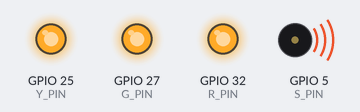
A sketch run on a simulated ESP32. Parts: output pins drawn as LEDs (lit = HIGH), buzzer (waves = sounding). Random numbers use the default seed unless the sketch sets one.

Above: at 0.3 s.
At 1.2 s:
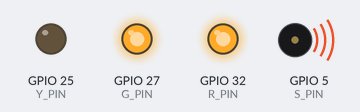
At 10.51 s:
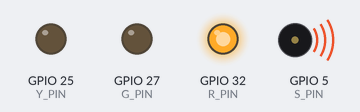
At 15.3 s:
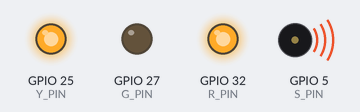
At 26.5 s:
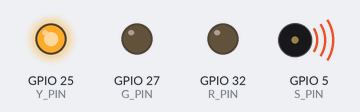
At 32.2 s:
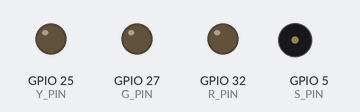
Timing chart, 0 to 40.0 s (numbered marks = the images above):
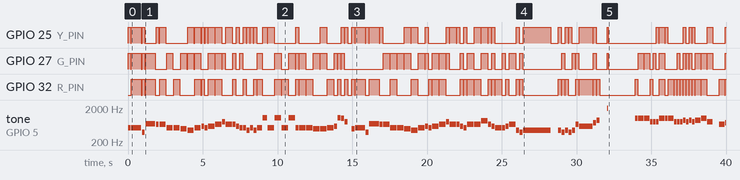

The sketch:

disco.ino
```cpp
#define NOTE_C3  131
#define NOTE_CS3 139
#define NOTE_D3  147
#define NOTE_DS3 156
#define NOTE_E3  165
#define NOTE_F3  175
#define NOTE_FS3 185
#define NOTE_G3  196
#define NOTE_GS3 208
#define NOTE_A3  220
#define NOTE_AS3 233
#define NOTE_B3  247
#define NOTE_C4  262
#define NOTE_CS4 277
#define NOTE_D4  294
#define NOTE_DS4 311
#define NOTE_E4  330
#define NOTE_F4  349
#define NOTE_FS4 370
#define NOTE_G4  392
#define NOTE_GS4 415
#define NOTE_A4  440
#define NOTE_AS4 466
#define NOTE_B4  494
#define NOTE_C5  523
#define NOTE_CS5 554
#define NOTE_D5  587
#define NOTE_DS5 622
#define NOTE_E5  659
#define NOTE_F5  698
#define NOTE_FS5 740
#define NOTE_G5  784
#define NOTE_GS5 831
#define NOTE_A5  880
#define NOTE_AS5 932
#define NOTE_B5  988
#define NOTE_C6  1047
#define NOTE_CS6 1109
#define NOTE_D6  1175
#define NOTE_DS6 1245
#define NOTE_E6  1319
#define NOTE_F6  1397
#define NOTE_FS6 1480
#define NOTE_G6  1568
#define NOTE_GS6 1661
#define NOTE_A6  1760
#define NOTE_AS6 1865
#define NOTE_B6  1976
#define NOTE_C7  2093
#define NOTE_CS7 2217
#define NOTE_D7  2349
#define NOTE_DS7 2489
#define NOTE_E7  2637
#define NOTE_F7  2794
#define NOTE_FS7 2960
#define NOTE_G7  3136
#define NOTE_GS7 3322
#define NOTE_A7  3520
#define NOTE_AS7 3729
#define NOTE_B7  3951
#define NOTE_C8  4186

int S_PIN = 5;   // Sound pin
int R_PIN = 32;  // Red LED pin
int Y_PIN = 25;  // Yellow LED pin
int G_PIN = 27;  // Green LED pin

void setup() {
  pinMode(R_PIN, OUTPUT);
  pinMode(Y_PIN, OUTPUT);
  pinMode(G_PIN, OUTPUT);
}

// Change notes to sound module (low-memory requirements, suitable for very large songs, synchronous processing)
void notesToSound(String notes, int bpm) {
  notes += " ";
  char prev = notes[0];
  String note = String(notes[0]);
  String beat = "";

  // Use a finite state automata
  for (int i = 1; i < notes.length(); i++) {
    char cur = notes[i];
    if (prev == ' ') {

      if (isDigit(cur)) {
        while (cur != ' ') {
          beat += String(cur);
          i++;
          cur = notes[i];
        }

        int sound = 0;

        if (note == "C3") {
          sound = NOTE_C3;
        }
        else if (note == "CS3") {
          sound = NOTE_CS3;
        }
        else if (note == "D3") {
          sound = NOTE_D3;
        }
        else if (note == "DS3") {
          sound = NOTE_DS3;
        }
        else if (note == "E3") {
          sound = NOTE_E3;
        }
        else if (note == "F3") {
          sound = NOTE_F3;
        }
        else if (note == "FS3") {
          sound = NOTE_FS3;
        }
        else if (note == "G3") {
          sound = NOTE_G3;
        }
        else if (note == "GS3") {
          sound = NOTE_GS3;
        }
        else if (note == "A3") {
          sound = NOTE_A3;
        }
        else if (note == "AS3") {
          sound = NOTE_AS3;
        }
        else if (note == "B3") {
          sound = NOTE_B3;
        }
        else if (note == "C4") {
          sound = NOTE_C4;
        }
        else if (note == "CS4") {
          sound = NOTE_CS4;
        }
        else if (note == "D4") {
          sound = NOTE_D4;
        }
        else if (note == "DS4") {
          sound = NOTE_DS4;
        }
        else if (note == "E4") {
          sound = NOTE_E4;
        }
        else if (note == "F4") {
          sound = NOTE_F4;
        }
        else if (note == "FS4") {
          sound = NOTE_FS4;
        }
        else if (note == "G4") {
          sound = NOTE_G4;
        }
        else if (note == "GS4") {
          sound = NOTE_GS4;
        }
        else if (note == "A4") {
          sound = NOTE_A4;
        }
        else if (note == "AS4") {
          sound = NOTE_AS4;
        }
        else if (note == "B4") {
          sound = NOTE_B4;
        }
        else if (note == "C5") {
          sound = NOTE_C5;
        }
        else if (note == "CS5") {
          sound = NOTE_CS5;
        }
        else if (note == "D5") {
          sound = NOTE_D5;
        }
        else if (note == "DS5") {
          sound = NOTE_DS5;
        }
        else if (note == "E5") {
          sound = NOTE_E5;
        }
        else if (note == "F5") {
          sound = NOTE_F5;
        }
        else if (note == "FS5") {
          sound = NOTE_FS5;
        }
        else if (note == "G5") {
          sound = NOTE_G5;
        }
        else if (note == "GS5") {
          sound = NOTE_GS5;
        }
        else if (note == "A5") {
          sound = NOTE_A5;
        }
        else if (note == "AS5") {
          sound = NOTE_AS5;
        }
        else if (note == "B5") {
          sound = NOTE_B5;
        }
        else if (note == "C6") {
          sound = NOTE_C6;
        }
        else if (note == "CS6") {
          sound = NOTE_CS6;
        }
        else if (note == "D6") {
          sound = NOTE_D6;
        }
        else if (note == "DS6") {
          sound = NOTE_DS6;
        }
        else if (note == "E6") {
          sound = NOTE_E6;
        }
        else if (note == "F6") {
          sound = NOTE_F6;
        }
        else if (note == "FS6") {
          sound = NOTE_FS6;
        }
        else if (note == "G6") {
          sound = NOTE_G6;
        }
        else if (note == "GS6") {
          sound = NOTE_GS6;
        }
        else if (note == "A6") {
          sound = NOTE_A6;
        }
        else if (note == "AS6") {
          sound = NOTE_AS6;
        }
        else if (note == "B6") {
          sound = NOTE_B6;
        }
        else if (note == "C7") {
          sound = NOTE_C7;
        }
        else if (note == "CS7") {
          sound = NOTE_CS7;
        }
        else if (note == "D7") {
          sound = NOTE_D7;
        }
        else if (note == "DS7") {
          sound = NOTE_DS7;
        }
        else if (note == "E7") {
          sound = NOTE_E7;
        }
        else if (note == "F7") {
          sound = NOTE_F7;
        }
        else if (note == "FS7") {
          sound = NOTE_FS7;
        }
        else if (note == "G7") {
          sound = NOTE_G7;
        }
        else if (note == "GS7") {
          sound = NOTE_GS7;
        }
        else if (note == "A7") {
          sound = NOTE_A7;
        }
        else if (note == "AS7") {
          sound = NOTE_AS7;
        }
        else if (note == "B7") {
          sound = NOTE_B7;
        }
        else if (note == "C8") {
          sound = NOTE_C8;
        }

        int n = 0;
        if (note != "R") {
          n = random(1, 4);
        }
        int breaks = 60.0 / bpm * 100;
        int duration = beat.toFloat() * 60.0 / bpm * 1000 - breaks;

        int leds[] = { R_PIN, Y_PIN, G_PIN };
        tone(S_PIN, sound);
        for (int i = 0; i < n; i++) {
          digitalWrite(leds[int(random(0, 3))], HIGH);
        }
        delay(duration);
        for (int i = 0; i < 3; i++) {
          digitalWrite(leds[i], LOW);
        }
        tone(S_PIN, 0);
        delay(breaks);
        note = "";
        beat = "";
      }
      else {
        note += cur;
      }
    }
    else {
      if (isAlphaNumeric(cur)) {
        note += cur;
      }
    }
    prev = cur;
  }
}

void loop() {
  const String TWINKLE_TWINKLE_LITTLE_STAR_NOTES = "C4 1 C4 1 G4 1 G4 1 A4 1 A4 1 G4 2 F4 1 F4 1 E4 1 E4 1 D4 1 D4 1 C4 2 G4 1 G4 1 F4 1 F4 1 E4 1 E4 1 D4 2 G4 1 G4 1 F4 1 F4 1 E4 1 E4 1 D4 2 C4 1 C4 1 G4 1 G4 1 A4 1 A4 1 G4 2 F4 1 F4 1 E4 1 E4 1 D4 1 D4 1 C4 2";
  const String TAKE_FIVE = "E4 0.5 F4 0.5 G4 0.5 E4 0.2 G4 0.2 F4 0.2 E4 0.2 D4 0.2 C4 1.5 D4 0.33 E4 0.33 D4 0.33 C4 0.5 A3 1.5 E4 0.5 F4 0.5 G4 0.5 E4 0.2 G4 0.2 F4 0.2 E4 0.2 D4 0.2 C4 1.5 D4 0.33 E4 0.33 D4 0.33 C4 0.5 A3 2";
  const String FUR_ELISE = "E5 0.33 DS5 0.33 E5 0.33 DS5 0.33 E5 0.33 B4 0.33 D5 0.33 C5 0.33 A4 1 C4 0.5 E4 0.5 A4 0.5 B4 1 E4 0.5 GS4 0.5 B4 0.5 C5 1";
  const String GURENGE = "G5 0.75 FS5 0.75 G5 2 R 0.5 G5 0.75 FS5 0.75 G5 1.5 R 0.5 G4 0.5 G5 0.75 FS5 0.75 E5 1.5 D5 0.5 D5 2.5 R 0.5 B4 1 D5 0.5 E5 2 R 0.5 E5 1 G5 0.5 A5 2 R 0.5 G5 1 A5 0.5 B5 4 R 1 D5 1 D5 1 B5 1 A5 0.5 B5 0.5 D6 0.5 B5 0.5 A5 0.5 B5 0.25 B5 0.25 R 0.5 G5 0.5 A5 0.5 B5 0.5 D6 0.5 B5 0.5 A5 0.5 B5 0.25 B5 0.25 R 0.5 D5 0.5 D5 0.5 G5 0.25 G5 0.75 D5 0.5 D5 0.5 G5 0.5 A5 0.5 G5 0.5 D6 1 C6 1 B5 0.75 A5 0.75 G5 0.5 G5 1";
  const String GURENGE_CONTINUE = "R 0.5 G5 1 A5 0.5 B5 0.5 A5 1 R 0.5 D5 0.5 A5 1 B5 0.5 D6 0.5 B5 3.5 R 2 D5 1 D5 1 B5 1 A5 0.5 B5 0.5 D6 0.5 B5 0.5 A5 0.5 B5 0.25 B5 0.25 R 0.5 G5 0.25 G5 0.25 A5 0.5 B5 0.5 D6 0.5 B5 0.5 A5 0.5 B5 0.25 G5 0.25 R 0.5 G5 0.5 G5 1 A5 0.5 B5 1 B5 0.5 G6 0.5 FS6 1.5 D6 1 B5 0.75 A5 0.75 G5 0.5 G5 1 R 0.5 G5 1 A5 0.5 B5 0.5 A5 1.5 R 0.5 A5 0.5 A5 1 B5 1 E5 0.75 D5 0.75 E5 0.75 D5 0.75 E5 0.5 E5 1.5 R 3";
  const String HAPPY_LUCKY_CHAPPY_PT1 = "C5 0.5 C5 1.5 G4 0.5 F5 1.5 E5 0.5 E5 1 C5 1 C5 1 B4 1 A4 1 C5 1 D5 0.5 C5 0.5 D5 1 E5 1 G5 0.5 E5 1 E5 0.5 D5 0.5 C5 0.5 C5 0.5 A4 0.5 C5 0.5 A4 0.5 C5 0.75 C6 0.75 C5 1 C6 1 C5 1 C6 1 C5 0.5 C5 1 C5 1 B4 1 B4 1 C5 1 D5 0.5 C6 0.5 B5 0.5 G5 0.5 R 0.5 B4 0.5 C5 1.5 G4 0.5 F5 1.5 E5 0.5 E5 1 C5 1 C5 1 B4 1 A4 1 C5 1 D5 0.5 C5 0.5 D5 1 E5 1 G5 0.5 E5 1 E5 0.5 D5 0.5 C5 0.5";
  const String HAPPY_LUCKY_CHAPPY_PT2 = "E5 1 E5 1 GS5 1 E5 0.5 D5 0.5 C5 1 C5 0.5 D5 0.5 E5 1 A4 0.5 G4 0.5 A4 4 R 1 A4 0.5 G4 0.5 A4 0.5 G4 0.5 A4 0.5 E5 0.5 D5 2 FS5 0.5 A5 0.5 R 1 B6 0.25 R 3.75";
  const String HAPPY_LUCKY_CHAPPY_PT3 = "B5 0.5 B5 1 B5 1 G5 0.5 G5 0.5 G5 0.5 B5 1 B5 0.5 B5 1 G5 0.5 G5 0.5 G5 0.5 A5 0.5 G5 0.5 A5 0.5 G5 0.5 A5 1 B5 1 G5 1 R 1 E5 1 FS5 1 G5 1 E5 1 E5 1 E5 0.5 E5 0.5 D5 1 G5 1 G5 2 A5 1 G5 1 A5 1 G5 0.5 E5 0.5 D5 1 B5 1 B5 1 R 1 B5 0.5 B5 1 B5 1 G5 0.5 G5 0.5 G5 0.5 B5 0.5 B5 1 B5 1 G5 0.5 G5 0.5 G5 0.5 A5 0.5 G5 0.5 A5 0.5 G5 0.5 A5 1 B5 1 C6 2 D6 1 R 1";
  const String HAPPY_LUCKY_CHAPPY_PT4 = "G5 1 E5 0.5 G5 1 E5 1 G5 1 E5 1 G5 1 E5 1.5 A5 0.5 G5 0.5 R 0.5 A5 0.5 G5 1 A5 0.5 G5 0.5 R 0.5 D5 0.5 D5 0.5 D5 0.5 D5 1 B5 1 D6 4 C6 4 A5 0.5 G5 0.5 R 0.5 A5 0.5 G5 1 A5 0.5 G5 0.5 R 0.5 D5 0.5 D5 0.5 D5 0.5 D5 0.5 D5 0.5 B5 1 G5 1 R 3";
  notesToSound(HAPPY_LUCKY_CHAPPY_PT1, 128);
  notesToSound(HAPPY_LUCKY_CHAPPY_PT2, 128);
  notesToSound(HAPPY_LUCKY_CHAPPY_PT3, 150);
  notesToSound(HAPPY_LUCKY_CHAPPY_PT4, 150);
  notesToSound(GURENGE, 130);
  notesToSound(GURENGE_CONTINUE, 130);
}
```

Measured:
- by itself, tone on GPIO 5 (S_PIN): plays 523 Hz for 0.19 s, 523 Hz for 0.66 s, 392 Hz for 0.19 s, 698 Hz for 0.66 s, 659 Hz for 0.19 s, 659 Hz for 0.42 s … (103 notes in this stretch)
